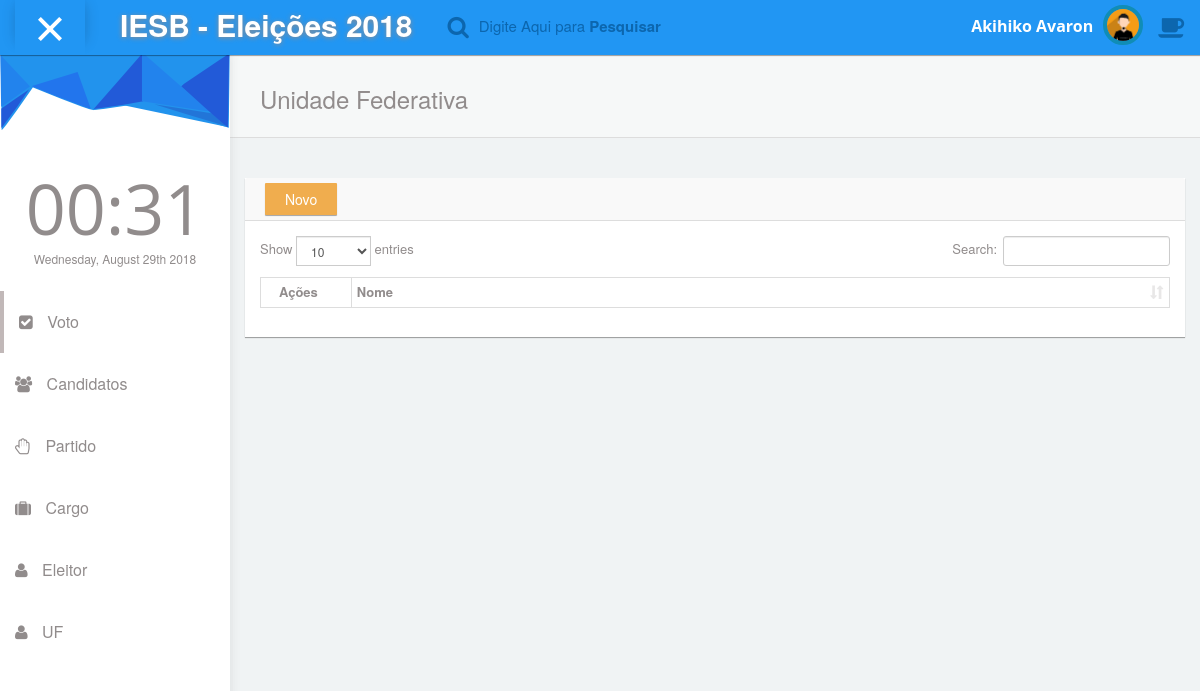
Before: /uf/index.php with the older database file.
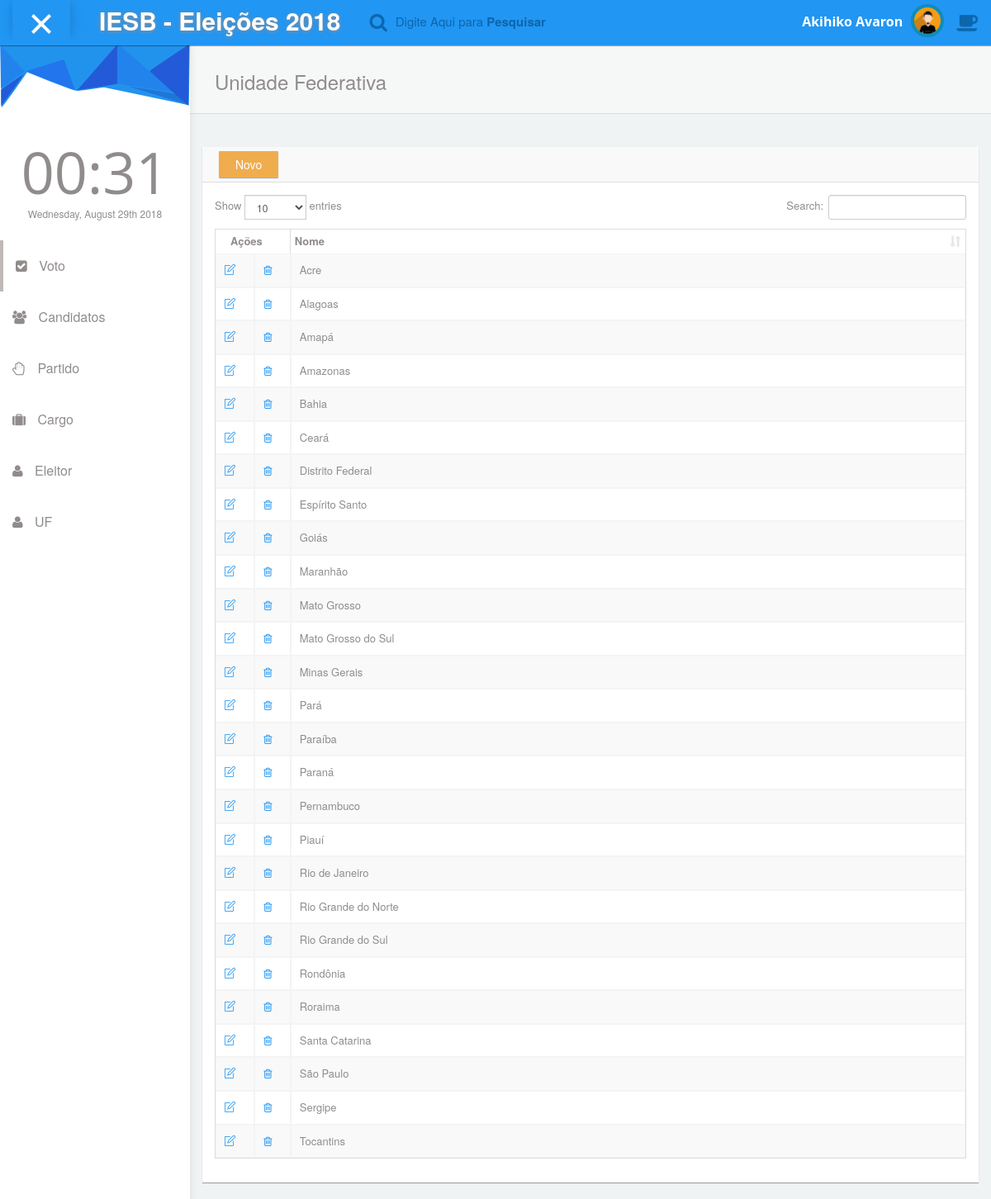
After: the same page with the newer database file.
### tables this page shows
CREATE TABLE `uf` (
  `id_uf` char(2) NOT NULL,
  `nome` varchar(100) NOT NULL,
  PRIMARY KEY (`id_uf`)
);

### uf/Uf.php (called while the page is built, shortened)
<?php
include_once '../Conexao.php';
class Uf
{
    public function recuperarDados()
    {
        $conexao = new Conexao();
        $sql = "select * from uf order by nome";
        return $conexao->recuperarDados($sql);
    }
}

### Conexao.php (called while the page is built, shortened)
<?php
class Conexao {
	protected $conexao;
	public function conectar()
	{
		$this->conexao = new PDO('mysql:host=localhost;dbname=eleicoes;charset=utf8', 'root', '');
	}
	public function desconectar()
	{
		$this->conexao = null;
	}
	public function recuperarDados($sql)
	{
        $retorno = $this->conexao->query($sql)->fetchAll(PDO::FETCH_ASSOC);
		return $retorno;
	}
}

### uf/index.php (the view)
<?php
include_once 'Uf.php';
$uf = new Uf();
$aUf = $uf->recuperarDados();
include_once '../cabecalho.php';
?>
    <div class="panel box-shadow-none content-header">
        <div class="panel-body">
            <div class="col-md-12">
                <h3 class="animated fadeInLeft">Unidade Federativa</h3>
            </div>
        </div>
    </div>
    <div class="col-md-12 top-20 padding-0">
        <div class="col-md-12">
            <div class="panel">
                <div class="panel-heading">
                    <a class="btn btn-warning" href="formulario.php">Novo</a>
                </div>
                <div class="panel-body">
                    <div class="responsive-table">
                        <table id="datatables-example"
                               class="table table-bordered table-hover table-striped table-condensed">
                            <thead>
                            <tr>
                                <th colspan="2" width="10%" style="text-align: center">Ações</th>
                                <th>Nome</th>
                            </tr>
                            </thead>
                            <tbody>
                            <?php foreach ($aUf as $uf) {
                                echo "
                                    <tr>
                                        <td>
                                            <a href='formulario.php?id_uf={$uf['id_uf']}'><span class='icons icon-note'></span></a>
                                        </td>
                                        <td>
                                            <a href='processamento.php?acao=excluir&id_uf={$uf['id_uf']}'><span class='fa fa-trash-o'></span></a>
                                        </td>
                                        <td>{$uf['nome']}</td>
                                    </tr>
                                ";
                            } ?>
                            </tbody>
                        </table>
                    </div>
                </div>
            </div>
        </div>
    </div>
<?php
include_once '../rodape.php';

### cabecalho.php (shortened to what this page needs)
<!DOCTYPE html>
<html lang="pt-br">
<head>
    <link rel="stylesheet" type="text/css" href="../tema/asset/css/bootstrap.min.css">
    <link rel="stylesheet" type="text/css" href="../tema/asset/css/plugins/font-awesome.min.css"/>
    <link rel="stylesheet" type="text/css" href="../tema/asset/css/plugins/simple-line-icons.css"/>
    <link rel="stylesheet" type="text/css" href="../tema/asset/css/plugins/animate.min.css"/>
    <link rel="stylesheet" type="text/css" href="../tema/asset/css/plugins/fullcalendar.min.css"/>
    <link rel="stylesheet" type="text/css" href="../tema/asset/css/plugins/datatables.bootstrap.min.css"/>
    <link href="../tema/asset/css/style.css" rel="stylesheet">
</head>
<body id="mimin" class="dashboard">
<nav class="navbar navbar-default header navbar-fixed-top">
    <div class="col-md-12 nav-wrapper">
        <div class="navbar-header" style="width:100%;">
            <div class="opener-left-menu is-open">
                <span class="bottom"></span>
            </div>
            <a href="index.php" class="navbar-brand">
                <b>IESB - Eleições 2018</b>
            </a>
            <ul class="nav navbar-nav search-nav">
                <li>
                    <div class="search">
                        <span class="fa fa-search icon-search" style="font-size:23px;"></span>
                        <div class="form-group form-animate-text">
                            <input type="text" class="form-text" required>
                            <label class="label-search">Digite Aqui para <b>Pesquisar</b> </label>
                        </div>
                    </div>
                </li>
            </ul>
            <ul class="nav navbar-nav navbar-right user-nav">
                <li class="user-name"><span>Akihiko Avaron</span></li>
                <li class="dropdown avatar-dropdown">
                    <img src="../tema/asset/img/avatar.jpg" class="img-circle avatar" alt="user name"
                         data-toggle="dropdown" aria-haspopup="true" aria-expanded="true"/>
                </li>
                <li><a href="#" class="opener-right-menu"><span class="fa fa-coffee"></span></a></li>
            </ul>
        </div>
    </div>
</nav>
<div class="container-fluid mimin-wrapper">
    <div id="left-menu">
        <div class="sub-left-menu scroll">
            <ul class="nav nav-list">
                <li>
                    <div class="left-bg"></div>
                </li>
                <li class="time">
                    <h1 class="animated fadeInLeft">21:00</h1>
                    <p class="animated fadeInRight">Sat,October 1st 2029</p>
                </li>
                <li class="active ripple">
                    <a class="nav-header"><span class="fa fa-check-square"></span> Voto</a>
                </li>
                <li class="ripple">
                    <a class="nav-header"><span class="fa fa-users"></span> Candidatos</a>
                </li>
                <li class="ripple">
                    <a class="nav-header" href="../partido/index.php"><span class="fa fa-hand-paper-o"></span> Partido</a>
                </li>
                <li class="ripple">
                    <a class="nav-header" href="../cargo/index.php"><span class="fa fa-suitcase"></span> Cargo</a>
                </li>
                <li class="ripple">
                    <a class="nav-header" href="../eleitor/index.php" ><span class="fa fa-user"></span> Eleitor</a>
                </li>
                <li class="ripple">
                    <a class="nav-header" href="../uf/index.php"><span class="fa fa-user"></span> UF</a>
                </li>
            </ul>
        </div>
    </div>
    <div id="content">

### rodape.php (shortened to what this page needs)
</div>
</div>
</body>
</html>

Changed rows visible on the page:
added uf: nome "Acre"
added uf: nome "Alagoas"
added uf: nome "Amapá"
added uf: nome "Amazonas"
added uf: nome "Bahia"
added uf: nome "Ceará"
added uf: nome "Distrito Federal"
added uf: nome "Espírito Santo"
added uf: nome "Goiás"
added uf: nome "Maranhão"
added uf: nome "Mato Grosso"
added uf: nome "Mato Grosso do Sul"
added uf: nome "Minas Gerais"
added uf: nome "Pará"
added uf: nome "Paraíba"
added uf: nome "Paraná"
added uf: nome "Pernambuco"
added uf: nome "Piauí"
added uf: nome "Rio de Janeiro"
added uf: nome "Rio Grande do Norte"
added uf: nome "Rio Grande do Sul"
added uf: nome "Rondônia"
added uf: nome "Roraima"
added uf: nome "Santa Catarina"
added uf: nome "São Paulo"
added uf: nome "Sergipe"
added uf: nome "Tocantins"
